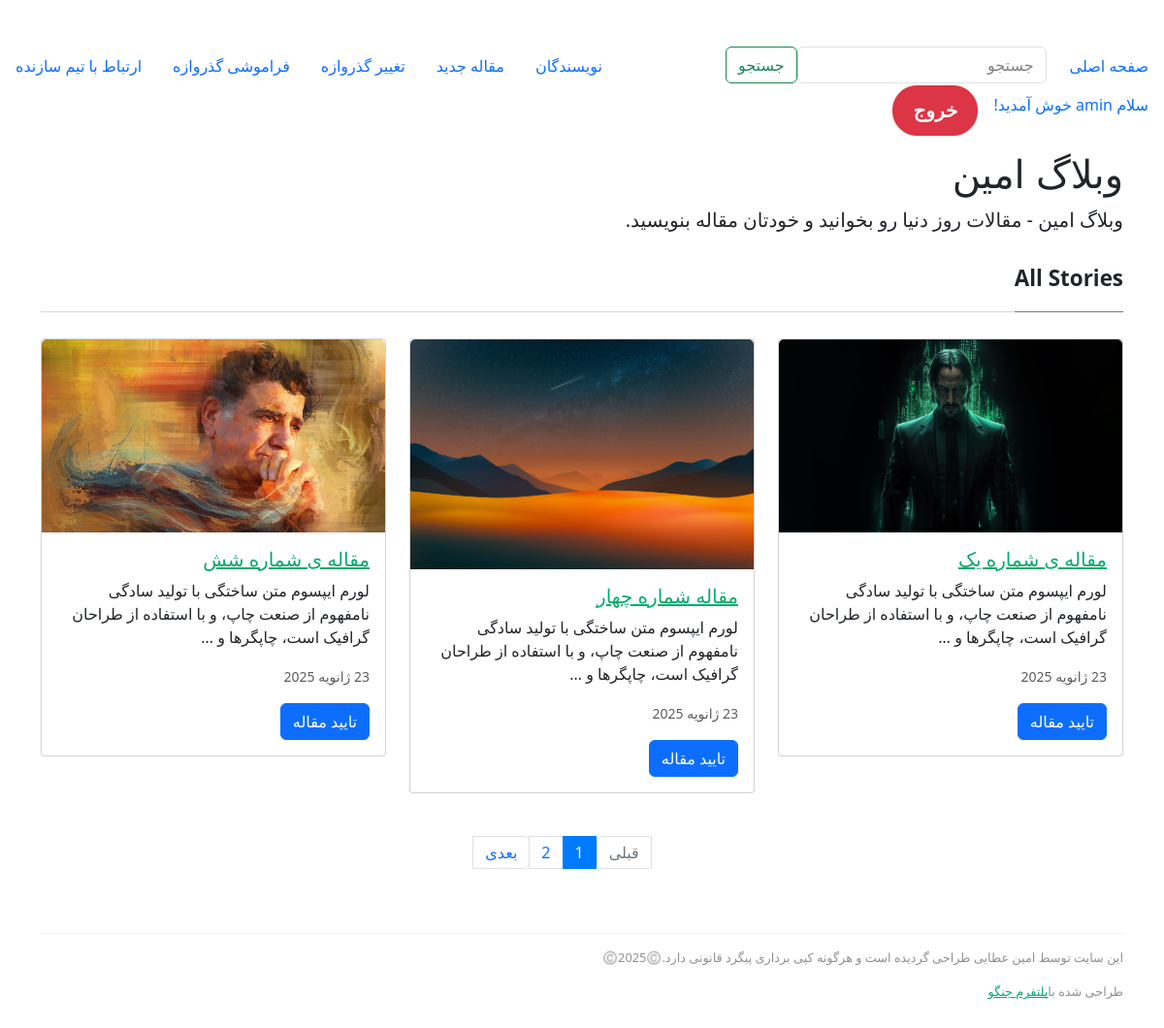
The app's page / (signed in) with its own data.
### accounts/models.py (models this page shows)
class CustomUser(AbstractUser):
    phone_number = models.CharField(max_length=50)

### posts/models.py (models this page shows, shortened)
class Post(models.Model):
    title = models.CharField(_("عنوان"), max_length=50)
    content = models.TextField(_("توضیحات"))
    author = models.ForeignKey(
        settings.AUTH_USER_MODEL, verbose_name=_("نویسنده"), on_delete=models.CASCADE
    )
    created_time = models.DateTimeField(_("زمان ایجاد"), auto_now_add=True)
    published_time = models.DateTimeField(_("زمان تغییرات"), auto_now=True)
    image = models.ImageField(_("تصویر مقاله"), upload_to="Posts/%Y/%m/%d")
    categories = models.ForeignKey(
        Category,
        verbose_name=_("دسته بندی"),
        related_name="posts",
        on_delete=models.CASCADE,
        blank=True,
        null=True,
    )
    tags = models.ManyToManyField(Tag, verbose_name=_("تگ ها"), default="تگ اول")
    is_approved = models.BooleanField(_("تایید شده"), default=False)  # فیلد تایید
    class Meta:
        verbose_name = _("مقاله")
        verbose_name_plural = _("مقالات")
    def get_absolute_url(self):
        return reverse("Post_detail", kwargs={"pk": self.pk})

### posts/views.py (the view)
# urls.py: path("", BlogHomeListView.as_view(), name="Post_list"),
class BlogHomeListView(ListView):
    model = Post
    context_object_name = "posts"
    template_name = "posts/Post_index.html"
    paginate_by = 3
    ordering = ["-created_time"]
    def get_queryset(self):
        return Post.objects.filter(is_approved=True)

### templates/posts/Post_index.html (shortened to what this page needs)
{% extends "base.html" %}
{% block content %}
<section class="recent-posts">
    <div class="section-title">
        <h2><span>All Stories</span></h2>
    </div>
    <div class="row">
        {% for post in posts %}
        <div class="col-md-4 mb-4">
            <div class="card">
                <a href="{{ post.get_absolute_url }}">
                    <img class="card-img-top img-fluid" src="{{ post.image.url|default:'path/to/default-image.jpg' }}" alt="{{ post.title }}">
                </a>
                <div class="card-body">
                    <h5 class="card-title">
                        <a href="{{ post.get_absolute_url }}">{{ post.title }}</a>
                    </h5>
                    <p class="card-text">{{ post.content|truncatewords:20 }}</p>
                    <p class="card-text">
                        <small class="text-muted">{{ post.created_time|date:"j F Y" }}</small>
                    </p>
                    {% if user.is_superuser %}
                        <a href="{% url 'approve_article' post.id %}" class="btn btn-primary">تایید مقاله</a>
                    {% endif %}
                </div>
            </div>
        </div>
        {% endfor %}
    </div>
</section>
{% if page_obj.has_other_pages %}
<div class="container md-3">
    <div class="row">
        <div class="col d-flex justify-content-center">
            <nav aria-label="Page navigation example" style="text-align: center;">
                <ul class="pagination">
                    {% if page_obj.has_previous %}
                    <li class="page-item">
                        <a class="page-link" href="?page={{ page_obj.previous_page_number }}">قبلی</a>
                    </li>
                    {% else %}
                    <li class="page-item disabled">
                        <span class="page-link">قبلی</span>
                    </li>
                    {% endif %}
                    {% for page in page_obj.paginator.page_range %}
                    {% if page_obj.number == page %}
                    <li class="page-item active"><a class="page-link disabled" href="?page={{ page }}">{{ page }}</a></li>
                    {% else %}
                    <li class="page-item"><a class="page-link" href="?page={{ page }}">{{ page }}</a></li>
                    {% endif %}
                    {% endfor %}
                    {% if page_obj.has_next %}
                    <li class="page-item">
                        <a class="page-link" href="?page={{ page_obj.next_page_number }}">بعدی</a>
                    </li>
                    {% else %}
                    <li class="page-item disabled">
                        <span class="page-link">بعدی</span>
                    </li>
                    {% endif %}
                </ul>
            </nav>
        </div>
    </div>
</div>
{% endif %}
{% endblock content %}

### templates/partials/_header.html (shortened to what this page needs)
{% load static %}
<!DOCTYPE html>
<html lang="fa">
<head>
<link rel="stylesheet" href="https://cdn.jsdelivr.net/npm/bootstrap@4.1.3/dist/css/bootstrap.min.css">
<link href="https://cdn.jsdelivr.net/npm/bootstrap@5.3.3/dist/css/bootstrap.min.css" rel="stylesheet">
<link href="{% static 'css/mediumish.css' %}" rel="stylesheet">
</head><br><br>
<body style="direction: rtl;">
<ul class="nav">
    <li class="nav-item">
        <a class="nav-link active" href="{% url 'Post_list' %}">صفحه اصلی</a>
    </li>
	<li class="nav-item ml-auto">
        <form class="form-inline my-2 my-lg-0" action="{% url 'search_results' %}" method="get">
            <input class="form-control mr-sm-2" type="search" placeholder="جستجو" aria-label="Search" name="q">
            <button class="btn btn-outline-success my-2 my-sm-0" type="submit">جستجو</button>
        </form>
    </li>
    <li class="nav-item">
        <a class="nav-link active" href="{% url 'Post_all_users_posts' %}">نویسندگان</a>
    </li>
    {% if user.is_authenticated %}
        <li class="nav-item">
            <a class="nav-link" href="{% url 'Post_create' %}">مقاله جدید</a>
        </li>
        <li class="nav-item">
            <a class="nav-link" href="{% url 'password_change' %}"> تغییر گذروازه</a>
        </li>
        <li class="nav-item">
            <a class="nav-link" href="{% url 'password_reset' %}"> فراموشی گذروازه</a>
        </li>
        <li class="nav-item">
            <a class="nav-link active" href="{% url 'contact_view' %}">ارتباط با تیم سازنده</a>
        </li>
        <li class="nav-item">
            <a class="nav-link active" href="#">سلام {{user.username}} خوش آمدید! </a>
        </li>
        <form method="post" action="{% url 'logout' %}" style="display:inline;">
            <button type="submit" class="btn btn-danger btn-lg font-weight-bold" style="border-radius: 25px; padding: 10px 20px; transition: all 0.3s;">
                خروج
            </button>
        </form>
    {% endif %}
</ul>
<div class="container">
	<div class="mainheading">
		<h1 class="sitetitle">وبلاگ امین</h1>
		<p class="lead">
			وبلاگ امین - مقالات روز دنیا رو بخوانید و خودتان مقاله بنویسید.
		</p>
	</div>

### static/css/mediumish.css (style rules this page uses)
body { padding-top:5rem; }
.mainheading { padding:1rem 0rem; }
a { color:#00ab6b; }
a,a:hover { transition:all 0.2s; }
section { margin-bottom:20px; }
.section-title h2 { border-bottom:1px solid rgba(0,0,0,.15); margin-bottom:25px; font-weight:700; font-size:1.4rem; margin-bottom:27px; }
.section-title span { border-bottom:1px solid rgba(0,0,0,.44); display:inline-block; padding-bottom:20px; margin-bottom:-1px; }
.mainheading h1.sitetitle { font-family:Righteous; }
.card { border-radius:4px; }

### templates/partials/_header.html (style rules this page uses)
body { margin: 0; padding: 0; }
.nav { margin: 0; padding: 0; }
.form-inline { margin: 0; }

### records on screen
CustomUser: username "amin"
Post: image (picture), title "مقاله ی شماره یک", content "لورم ایپسوم متن ساختگی با تولید سادگی نامفهوم از صنعت چاپ، و با استفاده از طراحان گرافیک است، چاپگرها و …", created_time "23 ژانویه 2025"
Post: image (picture), title "مقاله شماره چهار", content "لورم ایپسوم متن ساختگی با تولید سادگی نامفهوم از صنعت چاپ، و با استفاده از طراحان گرافیک است، چاپگرها و …", created_time "23 ژانویه 2025"
Post: image (picture), title "مقاله ی شماره شش", content "لورم ایپسوم متن ساختگی با تولید سادگی نامفهوم از صنعت چاپ، و با استفاده از طراحان گرافیک است، چاپگرها و …", created_time "23 ژانویه 2025"

### other values on screen
{{ page }} "1"
{{ page }} "2"
